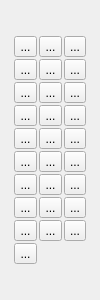
  <widget class="QDockWidget" name="dwTools">
   <property name="sizePolicy">
    <sizepolicy hsizetype="Minimum" vsizetype="Preferred">
     <horstretch>0</horstretch>
     <verstretch>0</verstretch>
    </sizepolicy>
   </property>
   <property name="minimumSize">
    <size>
     <width>100</width>
     <height>300</height>
    </size>
   </property>
   <property name="maximumSize">
    <size>
     <width>100</width>
     <height>316</height>
    </size>
   </property>
   <attribute name="dockWidgetArea">
    <number>1</number>
   </attribute>
   <widget class="QWidget" name="dockWidgetContents">
    <property name="minimumSize">
     <size>
      <width>100</width>
      <height>200</height>
     </size>
    </property>
    <property name="maximumSize">
     <size>
      <width>100</width>
      <height>300</height>
     </size>
    </property>
    <layout class="QVBoxLayout" name="verticalLayout_2">
     <item>
      <layout class="QGridLayout" name="gridLayout_3">
       <property name="sizeConstraint">
        <enum>QLayout::SizeConstraint::SetDefaultConstraint</enum>
       </property>
       <property name="leftMargin">
        <number>5</number>
       </property>
       <property name="topMargin">
        <number>5</number>
       </property>
       <property name="rightMargin">
        <number>5</number>
       </property>
       <property name="bottomMargin">
        <number>5</number>
       </property>
       <property name="spacing">
        <number>2</number>
       </property>
       <item row="9" column="0">
        <widget class="QToolButton" name="toolButtonZoomOut">
         <property name="text">
          <string>...</string>
         </property>
         <property name="icon">
          <iconset>
           <normaloff>svgicons/zoomout-gray.svg</normaloff>svgicons/zoomout-gray.svg</iconset>
         </property>
         <property name="iconSize">
          <size>
           <width>24</width>
           <height>24</height>
          </size>
         </property>
         <property name="checkable">
          <bool>false</bool>
         </property>
         <property name="checked">
          <bool>false</bool>
         </property>
        </widget>
       </item>
       <item row="13" column="0">
        <widget class="QToolButton" name="toolButtonChecker_13">
         <property name="text">
          <string>...</string>
         </property>
         <property name="icon">
          <iconset>
           <normaloff>svgicons/warning.svg</normaloff>svgicons/warning.svg</iconset>
         </property>
         <property name="iconSize">
          <size>
           <width>24</width>
           <height>24</height>
          </size>
         </property>
         <property name="checkable">
          <bool>false</bool>
         </property>
         <property name="checked">
          <bool>false</bool>
         </property>
        </widget>
       </item>
       <item row="9" column="2">
        <widget class="QToolButton" name="toolButtonZoomReset">
         <property name="text">
          <string>...</string>
         </property>
         <property name="icon">
          <iconset>
           <normaloff>svgicons/zoom_reset.svg</normaloff>svgicons/zoom_reset.svg</iconset>
         </property>
         <property name="iconSize">
          <size>
           <width>24</width>
           <height>24</height>
          </size>
         </property>
         <property name="checkable">
          <bool>false</bool>
         </property>
         <property name="checked">
          <bool>false</bool>
         </property>
        </widget>
       </item>
       <item row="4" column="1">
        <widget class="QToolButton" name="toolButtonSelectionRectangle">
         <property name="text">
          <string>...</string>
         </property>
         <property name="icon">
          <iconset>
           <normaloff>svgicons/select-rectangle-gray.svg</normaloff>svgicons/select-rectangle-gray.svg</iconset>
         </property>
         <property name="iconSize">
          <size>
           <width>24</width>
           <height>24</height>
          </size>
         </property>
        </widget>
       </item>
       <item row="14" column="0">
        <widget class="QToolButton" name="toolButtonGradient">
         <property name="text">
          <string>...</string>
         </property>
         <property name="icon">
          <iconset>
           <normaloff>svgicons/gradient.svg</normaloff>svgicons/gradient.svg</iconset>
         </property>
         <property name="iconSize">
          <size>
           <width>24</width>
           <height>24</height>
          </size>
         </property>
         <property name="checkable">
          <bool>false</bool>
         </property>
         <property name="checked">
          <bool>false</bool>
         </property>
        </widget>
       </item>
       <item row="7" column="1">
        <widget class="QToolButton" name="toolButtonText">
         <property name="text">
          <string>...</string>
         </property>
         <property name="icon">
          <iconset>
           <normaloff>svgicons/text.svg</normaloff>svgicons/text.svg</iconset>
         </property>
         <property name="iconSize">
          <size>
           <width>24</width>
           <height>24</height>
          </size>
         </property>
        </widget>
       </item>
       <item row="13" column="2">
        <widget class="QToolButton" name="toolButtonChecker_14">
         <property name="text">
          <string>...</string>
         </property>
         <property name="icon">
          <iconset>
           <normaloff>svgicons/warning.svg</normaloff>svgicons/warning.svg</iconset>
         </property>
         <property name="iconSize">
          <size>
           <width>24</width>
           <height>24</height>
          </size>
         </property>
         <property name="checkable">
          <bool>false</bool>
         </property>
         <property name="checked">
          <bool>false</bool>
         </property>
        </widget>
       </item>
       <item row="9" column="1">
        <widget class="QToolButton" name="toolButtonZoomIn">
         <property name="text">
          <string>...</string>
         </property>
         <property name="icon">
          <iconset>
           <normaloff>svgicons/zoomin-gray.svg</normaloff>svgicons/zoomin-gray.svg</iconset>
         </property>
         <property name="iconSize">
          <size>
           <width>24</width>
           <height>24</height>
          </size>
         </property>
         <property name="checkable">
          <bool>false</bool>
         </property>
         <property name="checked">
          <bool>false</bool>
         </property>
        </widget>
       </item>
       <item row="1" column="2">
        <widget class="QToolButton" name="toolButtonRoundRectangle">
         <property name="text">
          <string>...</string>
         </property>
         <property name="icon">
          <iconset>
           <normaloff>svgicons/rounded-rectangle.svg</normaloff>svgicons/rounded-rectangle.svg</iconset>
         </property>
         <property name="iconSize">
          <size>
           <width>24</width>
           <height>24</height>
          </size>
         </property>
        </widget>
       </item>
       <item row="11" column="2">
        <widget class="QToolButton" name="toolButtonChecker">
         <property name="text">
          <string>...</string>
         </property>
         <property name="icon">
          <iconset>
           <normaloff>svgicons/checker.svg</normaloff>svgicons/checker.svg</iconset>
         </property>
         <property name="iconSize">
          <size>
           <width>24</width>
           <height>24</height>
          </size>
         </property>
         <property name="checkable">
          <bool>false</bool>
         </property>
         <property name="checked">
          <bool>false</bool>
         </property>
        </widget>
       </item>
       <item row="1" column="0">
        <widget class="QToolButton" name="toolButtonLine">
         <property name="mouseTracking">
          <bool>true</bool>
         </property>
         <property name="tabletTracking">
          <bool>true</bool>
         </property>
         <property name="text">
          <string>...</string>
         </property>
         <property name="icon">
          <iconset>
           <normaloff>svgicons/line-gray.svg</normaloff>svgicons/line-gray.svg</iconset>
         </property>
         <property name="iconSize">
          <size>
           <width>24</width>
           <height>24</height>
          </size>
         </property>
         <property name="checkable">
          <bool>false</bool>
         </property>
         <property name="checked">
          <bool>false</bool>
         </property>
        </widget>
       </item>
       <item row="3" column="0">
        <widget class="QToolButton" name="toolButtonCircle">
         <property name="text">
          <string>...</string>
         </property>
         <property name="icon">
          <iconset>
           <normaloff>svgicons/circle-gray.svg</normaloff>svgicons/circle-gray.svg</iconset>
         </property>
         <property name="iconSize">
          <size>
           <width>24</width>
           <height>24</height>
          </size>
         </property>
         <property name="checkable">
          <bool>false</bool>
         </property>
         <property name="checked">
          <bool>false</bool>
         </property>
        </widget>
       </item>
       <item row="8" column="0">
        <widget class="QToolButton" name="toolButtonDropper">
         <property name="mouseTracking">
          <bool>true</bool>
         </property>
         <property name="tabletTracking">
          <bool>true</bool>
         </property>
         <property name="text">
          <string>...</string>
         </property>
         <property name="icon">
          <iconset>
           <normaloff>svgicons/dropper.svg</normaloff>svgicons/dropper.svg</iconset>
         </property>
         <property name="iconSize">
          <size>
           <width>24</width>
           <height>24</height>
          </size>
         </property>
         <property name="checkable">
          <bool>true</bool>
         </property>
         <property name="checked">
          <bool>false</bool>
         </property>
        </widget>
       </item>
       <item row="7" column="0">
        <widget class="QToolButton" name="toolButtonSelectionLasso">
         <property name="text">
          <string>...</string>
         </property>
         <property name="icon">
          <iconset>
           <normaloff>svgicons/lasso_select.svg</normaloff>svgicons/lasso_select.svg</iconset>
         </property>
         <property name="iconSize">
          <size>
           <width>24</width>
           <height>24</height>
          </size>
         </property>
         <property name="checkable">
          <bool>false</bool>
         </property>
         <property name="checked">
          <bool>false</bool>
         </property>
        </widget>
       </item>
       <item row="8" column="2">
        <widget class="QToolButton" name="toolButtonMirror">
         <property name="text">
          <string>...</string>
         </property>
         <property name="icon">
          <iconset>
           <normaloff>svgicons/rays.svg</normaloff>svgicons/rays.svg</iconset>
         </property>
         <property name="iconSize">
          <size>
           <width>24</width>
           <height>24</height>
          </size>
         </property>
         <property name="checkable">
          <bool>false</bool>
         </property>
         <property name="checked">
          <bool>false</bool>
         </property>
        </widget>
       </item>
       <item row="4" column="0">
        <widget class="QToolButton" name="toolButtonWand">
         <property name="text">
          <string>...</string>
         </property>
         <property name="icon">
          <iconset>
           <normaloff>svgicons/magic.svg</normaloff>svgicons/magic.svg</iconset>
         </property>
         <property name="iconSize">
          <size>
           <width>24</width>
           <height>24</height>
          </size>
         </property>
        </widget>
       </item>
       <item row="3" column="2">
        <widget class="QToolButton" name="toolButtonFill">
         <property name="sizePolicy">
          <sizepolicy hsizetype="Fixed" vsizetype="Fixed">
           <horstretch>0</horstretch>
           <verstretch>0</verstretch>
          </sizepolicy>
         </property>
         <property name="text">
          <string>...</string>
         </property>
         <property name="icon">
          <iconset>
           <normaloff>svgicons/fill.svg</normaloff>svgicons/fill.svg</iconset>
         </property>
         <property name="iconSize">
          <size>
           <width>24</width>
           <height>24</height>
          </size>
         </property>
         <property name="checkable">
          <bool>false</bool>
         </property>
         <property name="checked">
          <bool>false</bool>
         </property>
        </widget>
       </item>
       <item row="0" column="2">
        <widget class="QToolButton" name="toolButtonEraser">
         <property name="text">
          <string>...</string>
         </property>
         <property name="icon">
          <iconset>
           <normaloff>svgicons/eraser-gray.svg</normaloff>svgicons/eraser-gray.svg</iconset>
         </property>
         <property name="iconSize">
          <size>
           <width>24</width>
           <height>24</height>
          </size>
         </property>
        </widget>
       </item>
       <item row="8" column="1">
        <widget class="QToolButton" name="toolButtonPan">
         <property name="text">
          <string>...</string>
         </property>
         <property name="icon">
          <iconset>
           <normaloff>svgicons/pan-gray.svg</normaloff>svgicons/pan-gray.svg</iconset>
         </property>
         <property name="iconSize">
          <size>
           <width>24</width>
           <height>24</height>
          </size>
         </property>
         <property name="checkable">
          <bool>false</bool>
         </property>
         <property name="checked">
          <bool>false</bool>
         </property>
        </widget>
       </item>
       <item row="4" column="2">
        <widget class="QToolButton" name="toolButtonSelectionCircle">
         <property name="accessibleName">
          <string>Çember</string>
         </property>
         <property name="text">
          <string>...</string>
         </property>
         <property name="icon">
          <iconset>
           <normaloff>svgicons/select-circle-gray.svg</normaloff>svgicons/select-circle-gray.svg</iconset>
         </property>
         <property name="iconSize">
          <size>
           <width>24</width>
           <height>24</height>
          </size>
         </property>
        </widget>
       </item>
       <item row="0" column="0">
        <widget class="QToolButton" name="toolButtonPen">
         <property name="text">
          <string>...</string>
         </property>
         <property name="icon">
          <iconset resource="svgicons.qrc">
           <normaloff>:/darksvg/resources/themes/ie_dark/pen.svg</normaloff>:/darksvg/resources/themes/ie_dark/pen.svg</iconset>
         </property>
         <property name="iconSize">
          <size>
           <width>24</width>
           <height>24</height>
          </size>
         </property>
         <property name="checkable">
          <bool>false</bool>
         </property>
         <property name="checked">
          <bool>false</bool>
         </property>
        </widget>
       </item>
       <item row="11" column="0">
        <widget class="QToolButton" name="toolButtonFlipVertical">
         <property name="text">
          <string>...</string>
         </property>
         <property name="icon">
          <iconset>
           <normaloff>svgicons/flip-vertical-3.svg</normaloff>svgicons/flip-vertical-3.svg</iconset>
         </property>
         <property name="iconSize">
          <size>
           <width>24</width>
           <height>24</height>
          </size>
         </property>
         <property name="checkable">
          <bool>false</bool>
         </property>
         <property name="checked">
          <bool>false</bool>
         </property>
        </widget>
       </item>
       <item row="3" column="1">
        <widget class="QToolButton" name="toolButtonSpray">
         <property name="text">
          <string>...</string>
         </property>
         <property name="icon">
          <iconset>
           <normaloff>svgicons/spray-gray.svg</normaloff>svgicons/spray-gray.svg</iconset>
         </property>
         <property name="iconSize">
          <size>
           <width>24</width>
           <height>24</height>
          </size>
         </property>
         <property name="checkable">
          <bool>false</bool>
         </property>
         <property name="checked">
          <bool>false</bool>
         </property>
        </widget>
       </item>
       <item row="7" column="2">
        <widget class="QToolButton" name="toolButtonCrop">
         <property name="text">
          <string>...</string>
         </property>
         <property name="icon">
          <iconset>
           <normaloff>svgicons/crop.svg</normaloff>svgicons/crop.svg</iconset>
         </property>
         <property name="iconSize">
          <size>
           <width>24</width>
           <height>24</height>
          </size>
         </property>
         <property name="checkable">
          <bool>false</bool>
         </property>
         <property name="checked">
          <bool>false</bool>
         </property>
        </widget>
       </item>
       <item row="13" column="1">
        <widget class="QToolButton" name="toolButtonChecker_11">
         <property name="text">
          <string>...</string>
         </property>
         <property name="icon">
          <iconset>
           <normaloff>svgicons/warning.svg</normaloff>svgicons/warning.svg</iconset>
         </property>
         <property name="iconSize">
          <size>
           <width>24</width>
           <height>24</height>
          </size>
         </property>
         <property name="checkable">
          <bool>false</bool>
         </property>
         <property name="checked">
          <bool>false</bool>
         </property>
        </widget>
       </item>
       <item row="1" column="1">
        <widget class="QToolButton" name="toolButtonRectangle">
         <property name="text">
          <string>...</string>
         </property>
         <property name="icon">
          <iconset>
           <normaloff>svgicons/rectangle.svg</normaloff>svgicons/rectangle.svg</iconset>
         </property>
         <property name="iconSize">
          <size>
           <width>24</width>
           <height>24</height>
          </size>
         </property>
         <property name="checkable">
          <bool>false</bool>
         </property>
         <property name="checked">
          <bool>false</bool>
         </property>
        </widget>
       </item>
       <item row="0" column="1">
        <widget class="QToolButton" name="toolButtonBrush">
         <property name="text">
          <string>...</string>
         </property>
         <property name="icon">
          <iconset>
           <normaloff>svgicons/brush.svg</normaloff>svgicons/brush.svg</iconset>
         </property>
         <property name="iconSize">
          <size>
           <width>24</width>
           <height>24</height>
          </size>
         </property>
         <property name="checkable">
          <bool>false</bool>
         </property>
         <property name="checked">
          <bool>false</bool>
         </property>
        </widget>
       </item>
       <item row="11" column="1">
        <widget class="QToolButton" name="toolButtonFlipHorizontal">
         <property name="text">
          <string>...</string>
         </property>
         <property name="icon">
          <iconset>
           <normaloff>svgicons/flip-horizontal-3.svg</normaloff>svgicons/flip-horizontal-3.svg</iconset>
         </property>
         <property name="iconSize">
          <size>
           <width>24</width>
           <height>24</height>
          </size>
         </property>
         <property name="checkable">
          <bool>false</bool>
         </property>
         <property name="checked">
          <bool>false</bool>
         </property>
        </widget>
       </item>
      </layout>
     </item>
    </layout>
   </widget>
  </widget>
